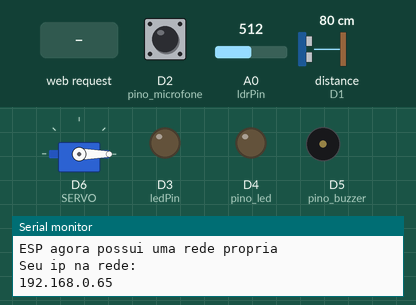
This sketch was run on a simulated ESP8266 (NodeMCU). Parts: servo, output pins drawn as LEDs (lit = HIGH), buzzer (waves = sounding, pin HIGH), the last lines printed to the serial monitor. The inputs (shaded band) are chosen by the test bench; at power-on: D2 (pino_microfone) HIGH, distance to the obstacle (sensor on D1) 80 cm, A0 (ldrPin) = 512. The echo pulse lasts 58.3 µs per cm; pins used as bus, display or sensor lines are not drawn.

Above: at 1.3 s.
1.4 s: D2 (pino_microfone) pulled LOW for 0.15 s
3.0 s: HTTP request GET /salvo1?tes1=on received
5.0 s: HTTP request GET /salvo2?tes2=on received
6.5 s: distance to the obstacle (sensor on D1) set to 22 cm
9.5 s: distance to the obstacle (sensor on D1) set to 17 cm
At 10.08 s:
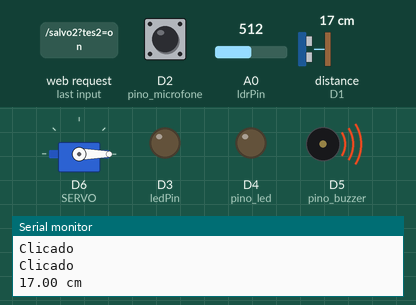
12.5 s: A0 (ldrPin) set to 582
15.5 s: A0 (ldrPin) set to 607
At 16.25 s:
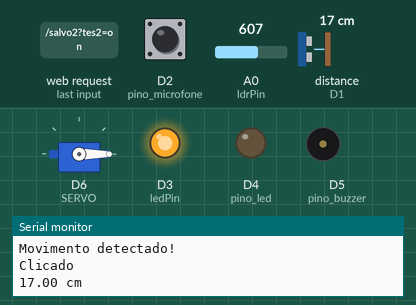
At 17.1 s:
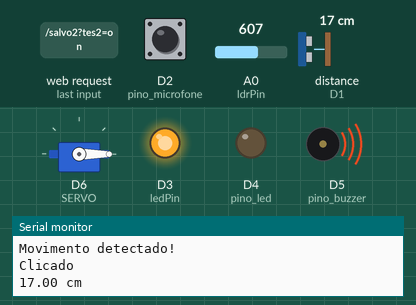
Timing chart, 0 to 19.5 s (numbered marks = the images above; inputs shaded):
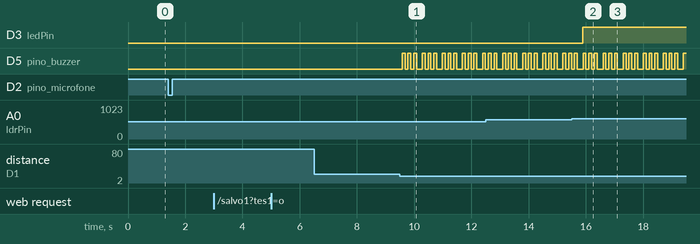

The sketch:

intranetGeral.ino
```cpp
#include <ESP8266WebServer.h>
#include <Servo.h>

#define SERVO D6
Servo s; // Variável Servo
int pos; // Posição Servo
const uint8_t trig_pin = D0;
const uint8_t echo_pin = D1;
const byte pino_microfone = D2;
int ledPin = D3; //led do lrd
int ldrPin = A0; //LDR ligado na porta analogica
int ldrValor = 0; //Valor lido do LDR
const byte pino_led = D4;//led do microfone
volatile byte rele = LOW;
uint32_t print_timer;
uint32_t print_timer_microfone;//variavel pra mudar o valor do led do microfone(não deixar receber muitas vezes)
int pino_buzzer = D5;

ESP8266WebServer server(80);
String guardaUltrassom="",guardaLdr="",guardaLuzLdr="", guardaMicrofone="", guardaLuzMicrofone="";

void setup() {
  Serial.begin(9600); // Habilita Comunicação Serial a uma taxa de 9600 bauds.
  s.attach(SERVO);
  s.write(0);// Inicia motor posição zero
  // Configuração do estado inicial dos pinos Trig e Echo.
  pinMode(pino_microfone, INPUT_PULLUP); //Coloca o pino do sensor de som como entrada
  pinMode(pino_led, OUTPUT);
  pinMode(trig_pin, OUTPUT);
  pinMode(echo_pin, INPUT);
  pinMode(pino_buzzer, OUTPUT);
  pinMode(ledPin,OUTPUT);
  digitalWrite(trig_pin, LOW);
  attachInterrupt(digitalPinToInterrupt(pino_microfone), interrupcaoMicrofone, RISING);//Função para ativar o led quando o microfone receber alguma entrada

  configurarAP();
  // Serial.begin(115200);
  server.on("/",paginaPrincipal);
  server.on("/salvo1",LigaSeguranca);
  server.on("/salvo2",LigaLdr);
  server.on("/salvo3",LigaLuzLdr);
  server.on("/salvo4",LigaMicrofone);
  server.on("/salvo5",LigaLuzDoMicrofone);
  server.begin();

}

void loop() {
  server.handleClient();
    if(guardaUltrassom=="checked"){
          ultrassom();
    }
    if(guardaLdr=="checked" and guardaLuzLdr==""){
          resistorLdr();
          Serial.println("Clicado");
    }
    if(guardaMicrofone=="checked"){
          digitalWrite(pino_led, rele); // Manda o valor da variavel para o rele
    }
    if(rele==LOW){
          guardaLuzMicrofone="";
     }
}
void configurarAP(void) {
  WiFi.mode(WIFI_STA);
  WiFi.disconnect();//Faz esse processo para ter certeza que saiu do modo Station;
  delay(100);
  if (WiFi.softAP("Esp ", "ADMINISTRADOR", 10) == 1) {
    Serial.println("ESP agora possui uma rede propria");
    Serial.println("\nSeu ip na rede:");
    IPAddress subnet(255, 255, 255, 0);
    WiFi.config(IPAddress(192, 168, 0, 125), IPAddress(192, 168, 0, 1), subnet);
    WiFi.softAPConfig (IPAddress(192, 168, 0, 65), IPAddress (192, 168, 0, 1), subnet);
    Serial.println(WiFi.softAPIP());
    }
}

void paginaPrincipal(){
  String s="";
             s+="<!DOCTYPE html><html><head><meta name='viewport' content='width=device-width, initial-scale=1.0'><title>Testando</title><meta charset=\"utf-8\"><style type=\"text/css\">";
             s+=".onoffswitch {position: relative; width: 90px;-webkit-user-select:none; -moz-user-select:none; -ms-user-select: none;margin-left:70%;}" ;
             s+=".entradaonoff {display: none;}.texto-onoff {display: block; overflow: hidden; cursor: pointer;border: 2px solid #999999; border-radius: 20px;}";
             s+=".spanonoff {display: block; width: 200%; margin-left: -100%;transition: margin 0.3s ease-in 0s;}";
             s+=".spanonoff:before, .spanonoff:after {display: block; float: left; width: 50%; height: 30px; padding: 0; line-height: 30px;";
             s+="font-size: 14px; color: white; font-family: Trebuchet, Arial, sans-serif; font-weight: bold;box-sizing: border-box;}";
             s+=".spanonoff:before {content: 'ON';padding-left: 10px;background-color: green; color: #FFFFFF;}" ;
             s+=".spanonoff:after {content: 'OFF';padding-right: 10px;background-color: red; color: #FFF;text-align: right;}";
             s+=".bola-onoff {display: block; width: 18px; margin: 6px;background: #FFFFFF;position: absolute; top: 0; bottom: 0;" ;
             s+="right: 56px;border: 2px solid #999999; border-radius: 20px;transition: all 0.3s ease-in 0s;}" ;
             s+=".entradaonoff:checked + .texto-onoff .spanonoff {margin-left: 0px;}.entradaonoff:checked + .texto-onoff .bola-onoff {right: 0px;}" ;
             s+=".paginaPrincipal{background-color: green;border: 2px solid black;}</style></head>";

          s += "<body onload=aoCarregar()> <h1 class='paginaPrincipal'>Segurança</h1> <div c";
          s += "lass='onoffswitch'> <form action='/salvo1' method='POST' id='formu1'>  <input onclick=enviar1() name";
          s += "='tes1' type='checkbox' class='entradaonoff' id='onoff' "+guardaUltrassom+"> <label class='texto-onoff' for=";
          s += "'onoff'> <span class='spanonoff'></span> <span class='bola-onoff'></span> </label> </form> </div><br";
          s += "> <h1 class='paginaPrincipal'>Ldr</h1>  <div class='onoffswitch'> <form action='/salvo2' method='POST' id='formu2'>";
          s += "<input name='tes2' type='checkbox' class='entradaonoff' id='onoff2' onclick= enviar2() "+guardaLdr+">";
          s += "<label class='texto-onoff' for='onoff2'> <span class='spanonoff'></span>  <span class='bola-";
          s += "onoff'></span> </label> </form> </div><br> <h1 class='paginaPrincipal'>Luz ldr</h1>  <div class='onoffswitch'>";
          s += " <form action='/salvo3' method='POST' id='formu3'>  <input name='tes3' type='checkbox' class='entrad";
          s += "aonoff' id='onoff3' onclick= enviar3() "+guardaLuzLdr+">  <label class='texto-onoff' for='onoff3'> <span ";
          s += "class='spanonoff'></span>  <span class='bola-onoff'></span> </label> </form> </div><br/> <h1 class='";
          s += "paginaPrincipal'>Microfone</h1> <div class='onoffswitch'> <form action='/salvo4' method='POST' id='formu4'>  <";
          s += "input name='tes4' type='checkbox' class='entradaonoff' id='onoff4' onclick= enviar4() "+guardaMicrofone+"> <";
          s += "label class='texto-onoff' for='onoff4'> <span class='spanonoff'></span> <span class='bola-onoff'></s";
          s += "pan> </label> </form> </div><br> <h1 class='paginaPrincipal'>Luz Microfone</h1> <div class='onoffswitch'> <for";
          s += "m action='/salvo5' method='POST' id='formu5'>  <input name='tes5' type='checkbox' class='entradaonof";
          s += "f' id='onoff5' onclick= enviar5() "+guardaLuzMicrofone+"> <label class='texto-onoff' for='onoff5'> <span class=";
          s += "'spanonoff'></span> <span class='bola-onoff'></span> </label> </form> </div><br> <script type='text/";
          s += "javascript'> function enviar1() {document.getElementById('formu1').submit();} function enviar2() {do";
          s += "cument.getElementById('formu2').submit();} function enviar3() {document.getElementById('formu3').sub";
          s += "mit();}  function enviar4() {document.getElementById('formu4').submit();} function enviar5() {docume";
          s += "nt.getElementById('formu5').submit();} function aoCarregar(){myVar = setInterval(verifica, 3000);}  </script> </body> </html> ";

  server.send(200,"text/html",s);
  }
void ativaBuzzer(){
    for (int i = 1; i <= 3; i++)
    {
      digitalWrite(pino_buzzer, HIGH);
      delay(100);
      digitalWrite(pino_buzzer, LOW);
      delay(100);
    }
    // Envia mensagem para o Serial Monitor
    Serial.println("Movimento detectado!");
    delay(100);

}
void ultrassom(){
   if (millis() - print_timer > 500) {
          print_timer = millis();

          // Pulso de 5V por pelo menos 10us para iniciar medição.
          digitalWrite(trig_pin, HIGH);
          delayMicroseconds(11);
          digitalWrite(trig_pin, LOW);

          uint32_t pulse_time = pulseIn(echo_pin, HIGH);

          double distance = 0.01715 * pulse_time;

          // Imprimimos o valor na porta serial;
          Serial.print(distance);
          Serial.println(" cm");

          if( distance<19){//função que ativa o alarme quando algum movimento é detectado
                ativaBuzzer();
          }
    }
}

void resistorLdr(){

 ldrValor = analogRead(ldrPin); //O valor lido será entre 0 e 1023

 if (ldrValor>= 600){
    digitalWrite(ledPin,HIGH);
    }

 else {digitalWrite(ledPin,LOW);}

}
ICACHE_RAM_ATTR void interrupcaoMicrofone(){
  if (millis() - print_timer_microfone > 1000) {
     print_timer_microfone = millis();
     rele = !rele; //Operacao NAO: Se estiver LOW, passa pra HIGH. Se estiver HIGH passa para LOW
     Serial.println("RECEBEU SOM");
     paginaPrincipal();
    }
}
void LigaSeguranca(){
  if(server.arg("tes1")=="on"){
          guardaUltrassom="checked";

  }else{
          guardaUltrassom="";
          }
  paginaPrincipal();
}
void LigaLdr(){

    if (server.arg("tes2")=="on"){
      guardaLdr="checked";
    }
    else{
       guardaLdr="";
     }
  paginaPrincipal();
}
void LigaLuzLdr(){
  if (server.arg("tes3")=="on"){
      guardaLuzLdr="checked";
      digitalWrite(ledPin,HIGH);
      }
  else{
      guardaLuzLdr="";
      digitalWrite(ledPin,LOW);
      }
  paginaPrincipal();
}
void LigaMicrofone(){
  if (server.arg("tes4")=="on"){
          guardaMicrofone="checked";
  }
  else{
          guardaMicrofone="";
  }
  paginaPrincipal();

}
void LigaLuzDoMicrofone(){
  if (server.arg("tes5")=="on"){
          rele=HIGH;
          guardaLuzMicrofone="checked";
          digitalWrite(pino_led,rele);
          }else{
           rele=LOW;
           guardaLuzMicrofone="";
           digitalWrite(pino_led,rele);
           }
  paginaPrincipal();

}
```

Measured:
- the behaviour switches between 20 and 19 cm on distance to the obstacle (sensor on D1) (found by bisection; images 0 and 1)
- the behaviour switches between 599 and 600 on A0 (ldrPin) (found by bisection; images 1 and 2)
- after the input at 9.5 s, D5 (pino_buzzer): LOW → HIGH after 0.08 s, then repeats every 0.70 s: 2 × (LOW 0.10 s, HIGH 0.10 s), LOW 0.20 s, HIGH 0.10 s
- after the input at 15.5 s, D3 (ledPin): LOW → HIGH after 0.40 s
